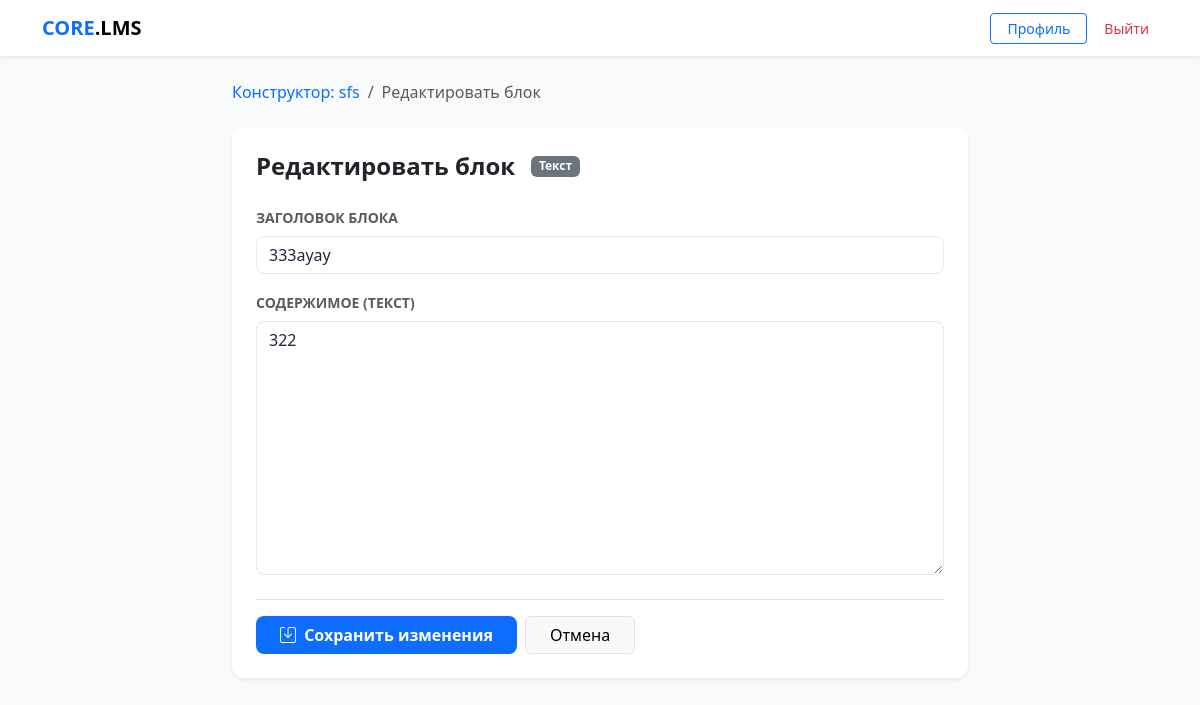
Screenshot of /block/17/edit/ (signed in) with the database file from the repository.
### core/models.py (models this page shows, shortened)
class ContentBlock(models.Model):
    BLOCK_TYPES = (
        ('text', 'Текст'),
        ('file', 'Файл/Медиа'),
        ('quiz', 'Тест'),
        ('assignment', 'Задание'),
    )
    course = models.ForeignKey(Course, on_delete=models.CASCADE, related_name='blocks')
    section = models.ForeignKey('Section', on_delete=models.SET_NULL,
                                null=True, blank=True, related_name='blocks')
    title = models.CharField(max_length=255)
    block_type = models.CharField(max_length=20, choices=BLOCK_TYPES)
    content_text = models.TextField(blank=True, null=True)
    content_file = models.FileField(upload_to='course_contents/', blank=True, null=True)
    content_quiz = models.ForeignKey(Quiz, on_delete=models.SET_NULL, blank=True, null=True,
                                     related_name='blocks')
    order = models.PositiveIntegerField(default=0)

class Course(models.Model):
    title = models.CharField(max_length=255)
    description = models.TextField(blank=True)
    author = models.ForeignKey(CustomUser, on_delete=models.CASCADE, related_name='authored_courses')
    groups = models.ManyToManyField(Group, related_name='available_courses', blank=True)
    created_at = models.DateTimeField(auto_now_add=True)
    available_from = models.DateTimeField(null=True, blank=True,
        help_text='Дата открытия курса. Пусто — доступен сразу.')
    available_until = models.DateTimeField(null=True, blank=True,
        help_text='Дата закрытия курса. Пусто — бессрочно.')
    allow_self_enroll = models.BooleanField(default=False,
        help_text='Разрешить студентам подключаться по коду доступа')
    access_code = models.CharField(max_length=32, blank=True, null=True,
        help_text='Код для самостоятельного подключения к курсу')

### core/views.py (the view)
# urls.py: path('block/<int:block_id>/edit/', views.edit_block, name='edit_block'),
@login_required
@user_passes_test(is_teacher)
def edit_block(request, block_id):
    block = get_object_or_404(ContentBlock, id=block_id)
    if request.method == 'POST':
        form = ContentBlockForm(request.POST, request.FILES, instance=block)
        if form.is_valid():
            form.save() # instance=block обновит существующую запись, а не создаст новую
            return redirect('course_builder', course_id=block.course.id)
    else:
        form = ContentBlockForm(instance=block)
    return render(request, 'core/edit_block.html', {
        'form': form,
        'content_block': block # используй content_block, чтобы не было конфликта в HTML
    })

### core/forms.py
class ContentBlockForm(forms.ModelForm):
    class Meta:
        model = ContentBlock
        fields = ['title', 'block_type', 'content_text', 'content_file', 'content_quiz']
        widgets = {
            'title':        forms.TextInput(attrs={'class': 'form-control'}),
            'block_type':   forms.Select(attrs={'class': 'form-select'}),
            'content_text': forms.Textarea(attrs={'class': 'form-control'}),
            'content_file': forms.FileInput(attrs={'class': 'form-control'}),
            'content_quiz': forms.Select(attrs={'class': 'form-select'}),
        }
    def __init__(self, *args, **kwargs):
        super().__init__(*args, **kwargs)
        self.fields['content_text'].required = False
        self.fields['content_file'].required = False
        self.fields['content_quiz'].required = False
        self.fields['block_type'].required = False

### core/views.py (called while the page is built)
def is_teacher(user):
    return user.is_authenticated and user.role == 'teacher'

### core/templates/core/edit_block.html (shortened to what this page needs)
{% extends "core/base.html" %}
{% block content %}
<div class="row justify-content-center">
    <div class="col-md-8">
        <nav aria-label="breadcrumb" class="mb-4">
            <ol class="breadcrumb">
                <li class="breadcrumb-item">
                    <a href="{% url 'course_builder' content_block.course.id %}" class="text-decoration-none">
                        Конструктор: {{ content_block.course.title }}
                    </a>
                </li>
                <li class="breadcrumb-item active">Редактировать блок</li>
            </ol>
        </nav>
        <div class="card border-0 shadow-sm">
            <div class="card-body p-4">
                <div class="d-flex align-items-center mb-4">
                    <h4 class="fw-bold mb-0">Редактировать блок</h4>
                    <span class="badge bg-secondary ms-3">{{ content_block.get_block_type_display }}</span>
                </div>
                <form method="post" enctype="multipart/form-data">
                    <div class="mb-3">
                        <label class="form-label small fw-bold text-muted text-uppercase">Заголовок блока</label>
                        {{ form.title }}
                    </div>
                    {% if content_block.block_type == 'text' %}
                        <div class="mb-3">
                            <label class="form-label small fw-bold text-muted text-uppercase">Содержимое (текст)</label>
                            {{ form.content_text }}
                        </div>
                    {% endif %}
                    <div class="d-flex gap-2 mt-4 pt-3 border-top">
                        <button type="submit" class="btn btn-primary fw-bold px-4">
                            <i class="bi bi-save me-1"></i> Сохранить изменения
                        </button>
                        <a href="{% url 'course_builder' content_block.course.id %}" class="btn btn-light border px-4">
                            Отмена
                        </a>
                    </div>
                </form>
            </div>
        </div>
    </div>
</div>
{% endblock %}

### core/templates/core/base.html (style rules this page uses)
:root { --bg-body: #f8fafc; --bg-card: #ffffff; --border-color: #e2e8f0; --accent: #0d6efd; --text-main: #1e293b; }
body { background-color: var(--bg-body); color: var(--text-main); font-family: 'Segoe UI', system-ui, sans-serif; }
input, textarea, select, .form-control { background-color: #ffffff !important; color: #1e293b !important; border: 1px solid var(--border-color) !important; border-radius: 8px !important; }
.card { background-color: var(--bg-card); border: 0; border-radius: 12px; box-shadow: 0 1px 3px rgba(0,0,0,0.05); }
.btn-primary { background-color: var(--accent); border: none; border-radius: 8px; }

### rows the page displays
ContentBlock: course "sfs", block_type "Текст", title "333ауау", content_text "322"
